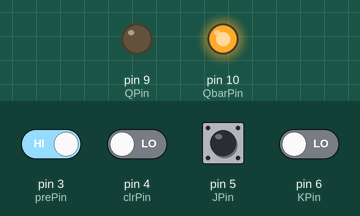
Recording of a sketch running on a simulated Arduino Uno, built with avr-gcc and run on an emulated ATmega328P. Shown: output pins drawn as LEDs (lit = HIGH). Inputs (shaded band) come from the test bench; at power-on: pin 3 (prePin), pin 5 (JPin) HIGH, pin 4 (clrPin), pin 6 (KPin) LOW.

Above: at 1.2 s.
1.3 s: pin 3 (prePin) driven LOW and pin 4 (clrPin) driven HIGH
At 2.0 s:
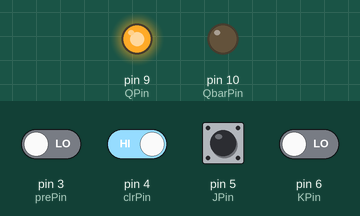
Timing chart, 0 to 4.3 s (numbered marks = the images above; inputs shaded):
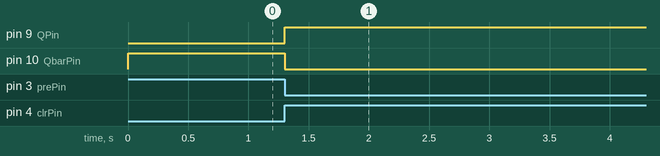

The sketch:

JK_FF.ino
```cpp
int J=0;
int K=0;

//assuming initial outputs
int Q=0;
int Qbar=1;

int temp=0;

int pre=0;
int clr=0;

int JPin=5; //input J is given to pin 5
int KPin=6; // input K is given to pin 6

int QPin=9; //output Q is seen at pin 9
int QbarPin=10; //output Qbar is seen at pin 10

int prePin=3; //Preset input is given to pin 3
int clrPin=4; //Clear input is given to pin 4
//Preset and Clear are asynchronous inputs (independent of clock)

int clockPin=2; //external clock is given to pin 2

void setup() {
  // put your setup code here, to run once:
pinMode(JPin,INPUT); //J
pinMode(KPin,INPUT); //K
pinMode(clockPin,INPUT); //external clock
pinMode(prePin,INPUT); //Preset
pinMode(clrPin,INPUT); //Clear


pinMode(QPin,OUTPUT); //Q
pinMode(QbarPin,OUTPUT);//Qbar

Serial.begin(9600);

}

void loop() {
  // put your main code here, to run repeatedly:

if (Q==0){digitalWrite(QPin,LOW); digitalWrite(QbarPin,HIGH); delay(100);}
if (Q==1){digitalWrite(QPin,HIGH); digitalWrite(QbarPin,LOW); delay(100);}

J=digitalRead(JPin);
K=digitalRead(KPin);

pre=digitalRead(prePin);
clr=digitalRead(clrPin);
//Preset and Clear are active low inputs, i.e, flip flop functions normally when pre==HIGH & clr==HIGH

if (pre==LOW & clr==HIGH){
  Q=1;
  Qbar=0;}
else if(pre==HIGH & clr==LOW){
    Q=0;
    Qbar=1;}
else if(pre==HIGH & clr==HIGH){

  if(digitalRead(clockPin)==HIGH){ //Reads the input at clockPin and executes only if input is high

    if (J==0 & K==1){
      Q=0;
      Qbar=1;
      }

    if (J==1 & K==0){
      Q=1;
      Qbar=0;

      }

    // toggle state
    if(J==1 & K==1){
      temp=Q;
      Q=Qbar;
      Qbar=temp;

        }


      }
      }
      }
```

Measured:
- after the input at 1.3 s, pin 9 (QPin): LOW → HIGH at once; pin 10 (QbarPin): HIGH → LOW at once
